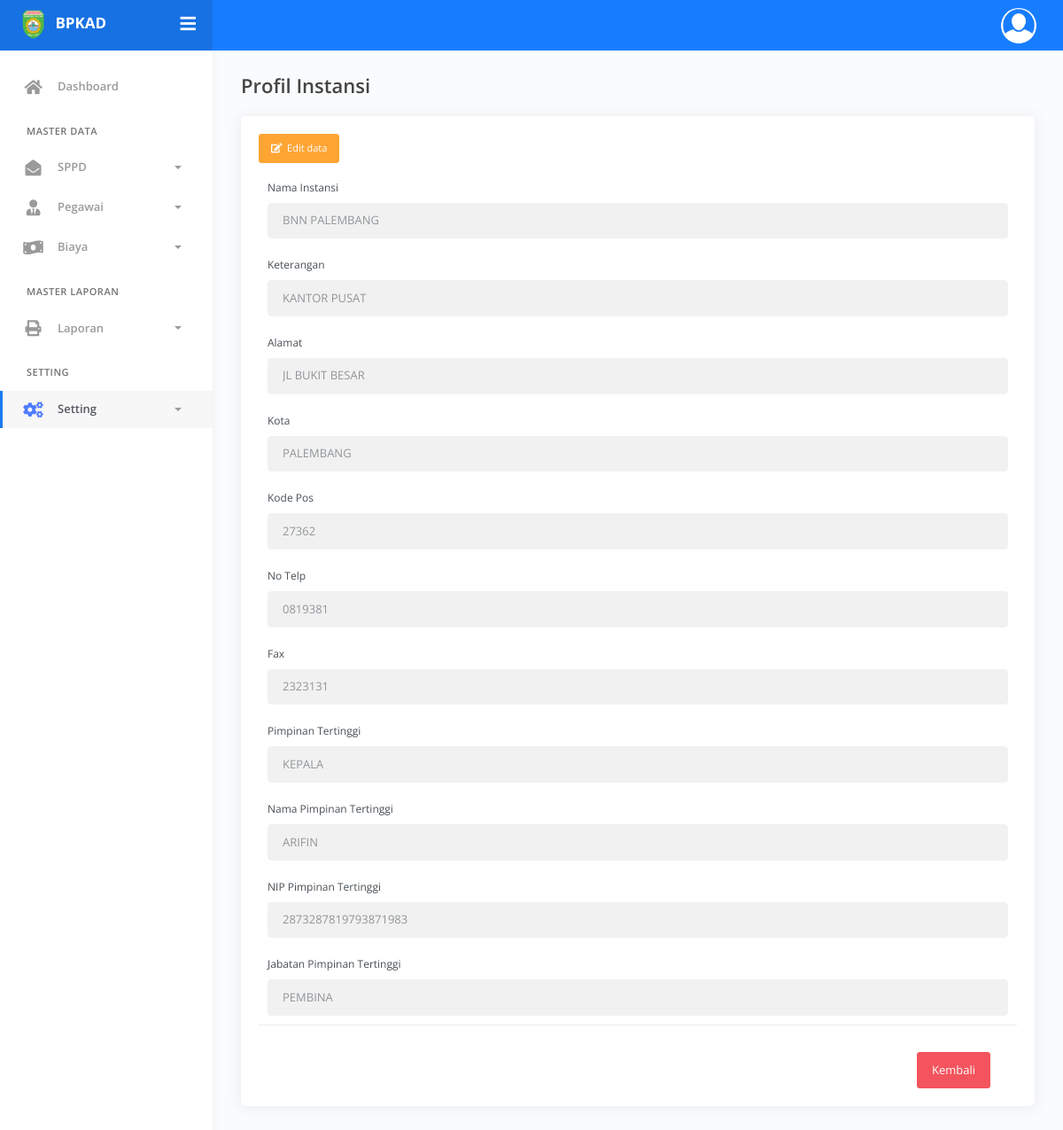
Before: /index.php?page=profil-instansi (signed in) with the older database file.
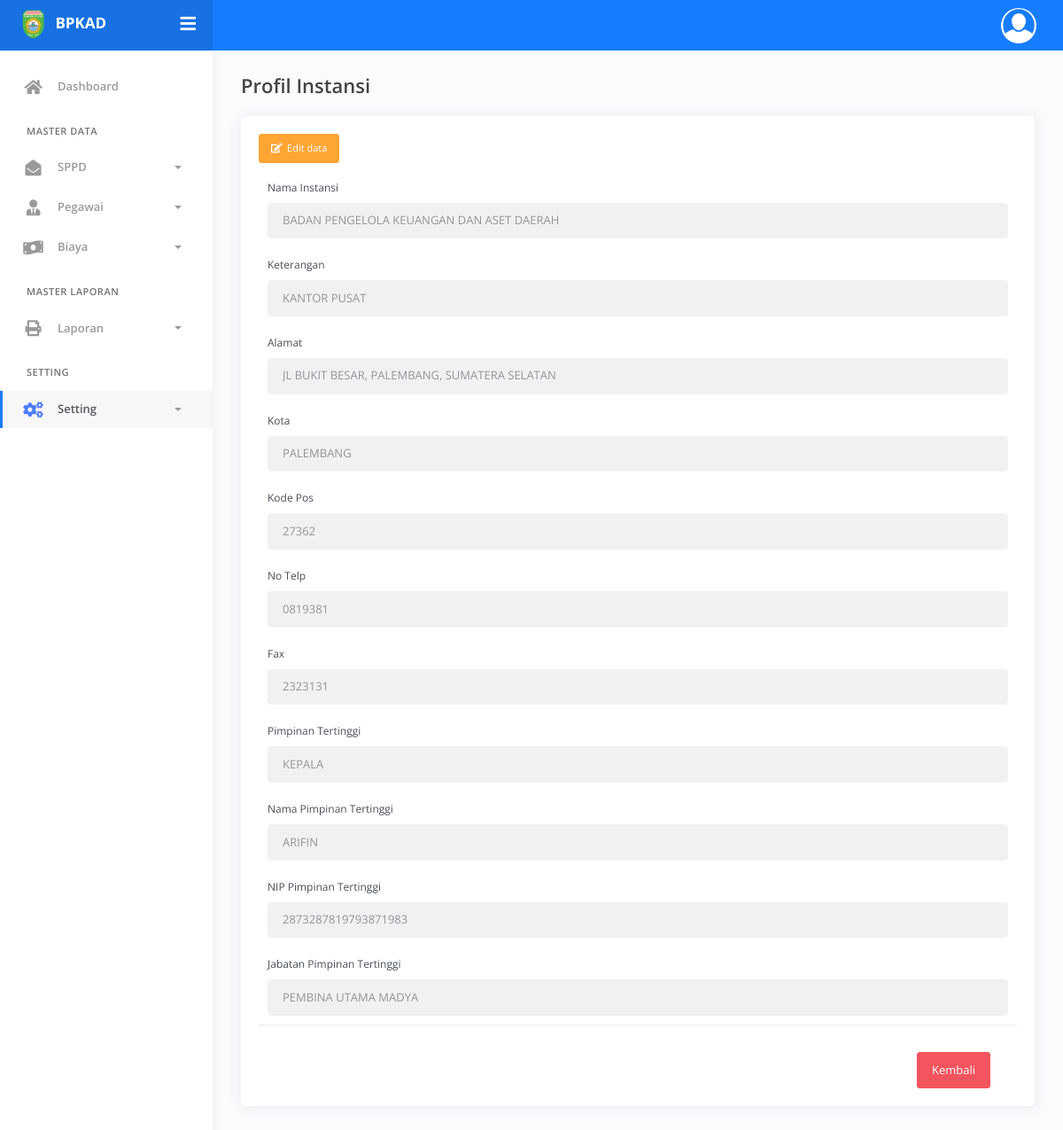
After: the same page with the newer database file.
### tables this page shows
CREATE TABLE `profil_instansi` (
  `id_profil_instansi` int(11) NOT NULL,
  `nama_instansi` varchar(255) NOT NULL,
  `keterangan` varchar(255) NOT NULL,
  `alamat` varchar(255) NOT NULL,
  `kota` varchar(255) NOT NULL,
  `kode_pos` varchar(255) NOT NULL,
  `no_telp` varchar(255) NOT NULL,
  `fax` varchar(255) NOT NULL,
  `pimpinan_tertinggi` varchar(255) NOT NULL,
  `nama_pimpinan_tertinggi` varchar(255) NOT NULL,
  `nip_pimpinan_tertinggi` varchar(255) NOT NULL,
  `jabatan_pimpinan_tertinggi` varchar(255) NOT NULL
);

### pages/instansi/index.php (the view, shortened to what this page needs)
<?php
$query = mysqli_query($koneksi, "SELECT * FROM profil_instansi WHERE id_profil_instansi = 1");
$instansi = mysqli_fetch_assoc($query);
?>
<div class="main-panel">
    <div class="content">
        <div class="page-inner">
            <div class="page-header">
                <h4 class="page-title">Profil Instansi</h4>
            </div>
            <div class="row">
                <div class="col-md-12">
                    <div class="card">
                        <div class="card-body">
                            <button class="btn btn-sm btn-warning mb-2" id="edit-button-instansi"><i class="fas fa-edit"></i>&nbsp; Edit data</button>
                            <form action="controllers/instansi/update.php" method="POST">
                                <div class="form-group">
                                    <label for="nama_instansi">Nama Instansi</label>
                                    <input type="text" class="form-control" id="nama_instansi" name="nama_instansi" required value="<?= $instansi['nama_instansi'] ?>" readonly>
                                </div>
                                <div class="form-group">
                                    <label for="keterangan">Keterangan</label>
                                    <input type="text" class="form-control" id="keterangan" name="keterangan" required value="<?= $instansi['keterangan'] ?>" readonly>
                                </div>
                                <div class="form-group">
                                    <label for="alamat">Alamat</label>
                                    <input type="text" class="form-control" id="alamat" name="alamat" required value="<?= $instansi['alamat'] ?>" readonly>
                                </div>
                                <div class="form-group">
                                    <label for="kota">Kota</label>
                                    <input type="text" class="form-control" id="kota" name="kota" required value="<?= $instansi['kota'] ?>" readonly>
                                </div>
                                <div class="form-group">
                                    <label for="kode_pos">Kode Pos</label>
                                    <input type="text" class="form-control" id="kode_pos" name="kode_pos" required value="<?= $instansi['kode_pos'] ?>" readonly>
                                </div>
                                <div class="form-group">
                                    <label for="no_telp">No Telp</label>
                                    <input type="text" class="form-control" id="no_telp" name="no_telp" required value="<?= $instansi['no_telp'] ?>" readonly>
                                </div>
                                <div class="form-group">
                                    <label for="fax">Fax</label>
                                    <input type="text" class="form-control" id="fax" name="fax" required value="<?= $instansi['fax'] ?>" readonly>
                                </div>
                                <div class="form-group">
                                    <label for="pimpinan_tertinggi">Pimpinan Tertinggi</label>
                                    <input type="text" class="form-control" id="pimpinan_tertinggi" name="pimpinan_tertinggi" required value="<?= $instansi['pimpinan_tertinggi'] ?>" readonly>
                                </div>
                                <div class="form-group">
                                    <label for="nama_pimpinan_tertinggi">Nama Pimpinan Tertinggi</label>
                                    <input type="text" class="form-control" id="nama_pimpinan_tertinggi" name="nama_pimpinan_tertinggi" required value="<?= $instansi['nama_pimpinan_tertinggi'] ?>" readonly>
                                </div>
                                <div class="form-group">
                                    <label for="nip_pimpinan_tertinggi">NIP Pimpinan Tertinggi</label>
                                    <input type="text" class="form-control" id="nip_pimpinan_tertinggi" name="nip_pimpinan_tertinggi" required value="<?= $instansi['nip_pimpinan_tertinggi'] ?>" readonly>
                                </div>
                                <div class="form-group">
                                    <label for="jabatan_pimpinan_tertinggi">Jabatan Pimpinan Tertinggi</label>
                                    <input type="text" class="form-control" id="jabatan_pimpinan_tertinggi" name="jabatan_pimpinan_tertinggi" required value="<?= $instansi['jabatan_pimpinan_tertinggi'] ?>" readonly>
                                </div>
                                <div class="card-action">
                                    <div class="float-right">
                                        <a href="index.php?page=profil-instansi" class="btn btn-danger">Kembali</a>
                                    </div>
                                </div>
                            </form>
                        </div>
                    </div>
                </div>
            </div>
        </div>
    </div>
</div>

Changed rows visible on the page:
changed profil_instansi "KANTOR PUSAT": nama_instansi "BNN PALEMBANG" → "BADAN PENGELOLA KEUANGAN DAN ASET DAERAH"; alamat "JL BUKIT BESAR" → "JL BUKIT BESAR, PALEMBANG, SUMATERA SELATAN"; jabatan_pimpinan_tertinggi "PEMBINA" → "PEMBINA UTAMA MADYA"
